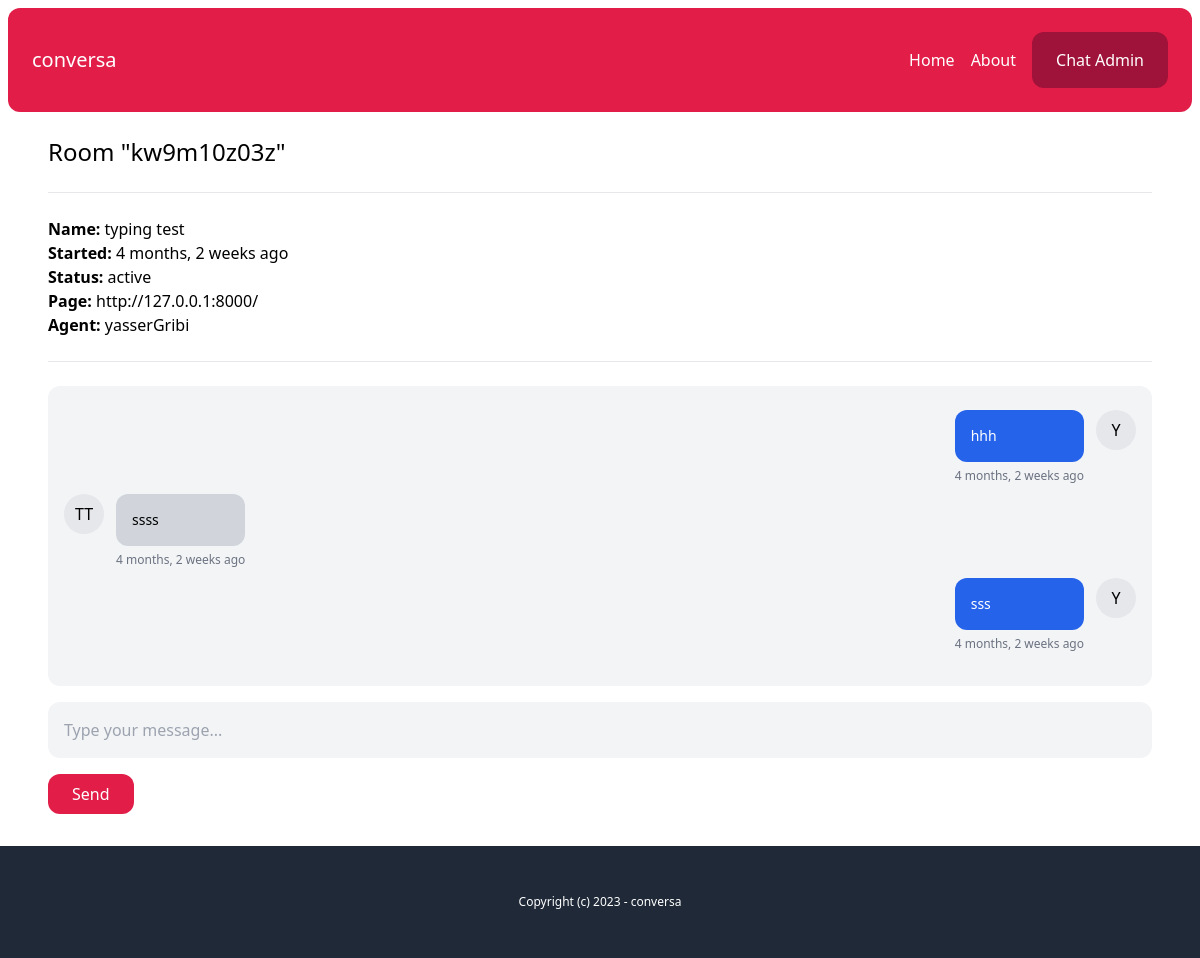
/chat-admin/kw9m10z03z/ (signed in), run on an earlier commit of the app's database.
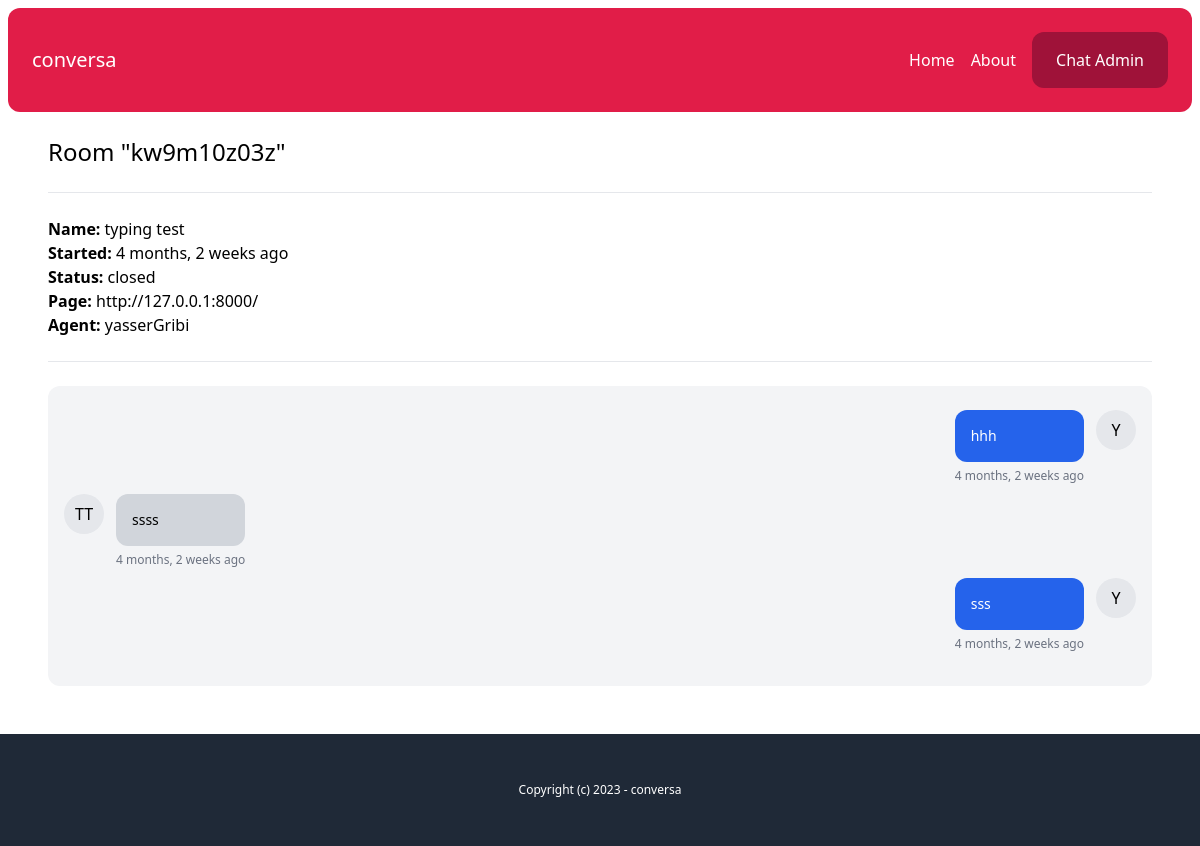
And on a later commit of the database.
### chat/models.py (models this page shows, shortened)
class Room(models.Model):
    WAITING = 'waiting'
    ACTIVE = 'active'
    CLOSED = 'closed'
    CHOICES_STATUS = (
        (WAITING, 'Waiting'),
        (ACTIVE, 'active'),
        (CLOSED, 'closed'),
    )
    uuid = models.CharField(max_length=255)
    client = models.CharField(max_length=255)
    agent = models.ForeignKey(User, related_name='rooms', blank=True, null = True, on_delete= models.SET_NULL)
    messages = models.ManyToManyField(Message, blank=True)
    url = models.CharField(max_length=255, blank=True, null = True)
    status = models.CharField(max_length=20, choices=CHOICES_STATUS, default = WAITING )
    created_at = models.DateTimeField(auto_now_add=True)
    class Meta:
        ordering = ('-created_at',)

### account/models.py (models this page shows)
class User(AbstractBaseUser, PermissionsMixin):
    AGENT = 'agent'
    MANAGER = 'manager'
    ROLES_CHOICES = (
        (AGENT, 'Agent'),
        (MANAGER, 'Manager'),
    )
    id = models.UUIDField(primary_key=True, default=uuid.uuid4, editable=False)
    email = models.EmailField(unique=True)
    name = models.CharField(max_length=255, blank=True, default='')
    role = models.CharField(max_length=20, choices=ROLES_CHOICES, default=AGENT)
    is_active = models.BooleanField(default=True)
    is_superuser = models.BooleanField(default=False)
    is_staff = models.BooleanField(default=False)
    date_joined = models.DateTimeField(default=timezone.now)
    last_login = models.DateTimeField(blank=True, null=True)
    objects = CustomUserManager()
    USERNAME_FIELD = 'email'
    EMAIL_FIELD = 'email'
    REQUIRED_FIELDS = ['name']

### chat/views.py (the view)
# urls.py: path('chat-admin/<str:uuid>/', views.room, name='room'),
@login_required
def room(request, uuid):
    room = Room.objects.get(uuid=uuid)
    if room.status == Room.WAITING:
        room.status = Room.ACTIVE
        room.agent = request.user
        room.save()
    return render(request, 'chat/room.html',{
        'room':room,
    })

### chat/templatetags/chatextras.py (called while the page is built)
@register.filter(name='initials')
def initials(value):
    initials = ''
    for name in value.split(' '):
        if name and len(initials) < 3 :
            initials += name[0].upper()
    return initials

### chat/templates/chat/room.html (shortened to what this page needs)
{% extends 'core/base.html' %}
{% load static chatextras %}
{% block content %}
    <h1 class="text-2xl" >Room "{{ room.uuid }}" </h1>
    <hr class="my-6">
    <p class="mb-6">
        <b>Name: </b>{{ room.client }}<br>
        <b>Started: </b>{{ room.created_at|timesince }} ago<br>
        <b>Status: </b>{{ room.get_status_display }}<br>
        <b>Page: </b>{{ room.url }}<br>
        <b>Agent: </b>{% firstof room.agent.name 'None yet...' %}<br>
    </p>
    <hr class="my-6">
    <div id="chat_log" class="mb-4 p-4 bg-gray-100 rounded-xl h-[300px] overflow-scroll flex flex-col flex-grow">
        {% for message in room.messages.all %}
            <div class="flex w-full max-w-md mt-2 space-x-3 {% if message.created_by %} ml-auto justify-end {% endif %}">
                {% if not message.created_by %}
                    <div class="flex-shrink-0 h-10 w-10 rounded-full bg-gray-200 text-center pt-2">
                        {{ message.sent_by|initials }}
                    </div>
                {% endif %}
                <div>
                    <div class="p-4 rounded-xl {% if message.created_by %} bg-blue-600 text-white {% else %} bg-gray-300 {% endif %}">
                        <p class="text-sm">{{ message.body }}</p>
                    </div>
                    <span class="text-xs text-gray-500 leading-none"> {{ message.created_at|timesince }} ago </span>
                </div>
                {% if  message.created_by %}
                    <div class="flex-shrink-0 h-10 w-10 rounded-full bg-gray-200 text-center pt-2">
                        {{ message.sent_by|initials }}
                    </div>
                {% endif %}
            </div>
        {% endfor %}
    </div>
    {% if room.status == 'active' %}
    <input type="text" name="body" id="chat_message_input" class="w-full mb-4 p-4 bg-gray-100 rounded-xl" placeholder="Type your message...">
    <button id="chat_message_submit" class="py-2 px-6 bg-rose-600 text-white rounded-xl">Send</button>
    {% endif %}
{% endblock %}

What changed in the data, as far as the page shows it:
changed Room "kw9m10z03z": status "active" → "closed"
Also different on the page:
text no longer shown: "Send"
